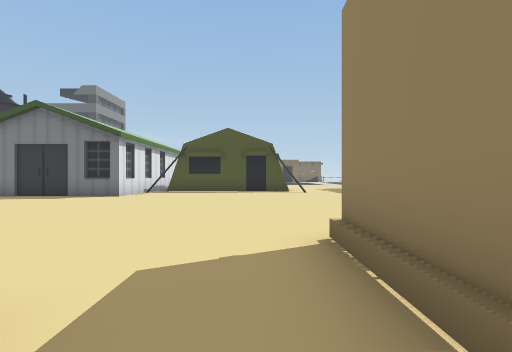
view 1 (above)

24 first-person views from a walk through a scene from a Unity 3-D project. The camera is 1.3 m above the floor, looks level and sees 80° across. The floor is counted in squares, 2 m on a side. Each view is taken from the middle of a square. On the plan, view 1 faces up. The plan holds only what a view shows up to about 10 squares ahead; the rest is blank. The place goes on beyond the plan.

view 2
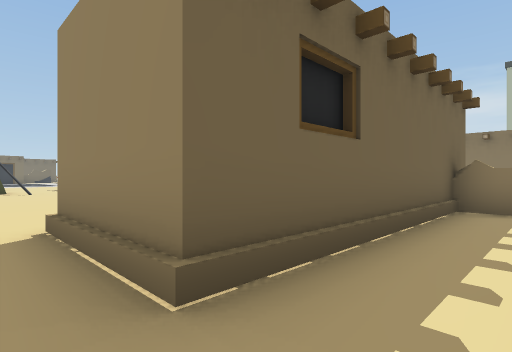

view 3
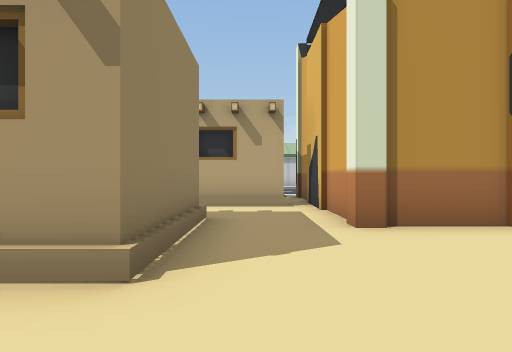

view 4
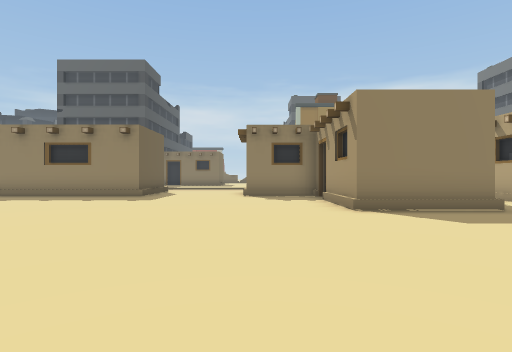

view 5
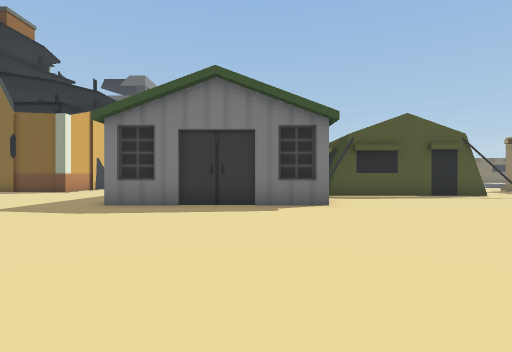

view 6
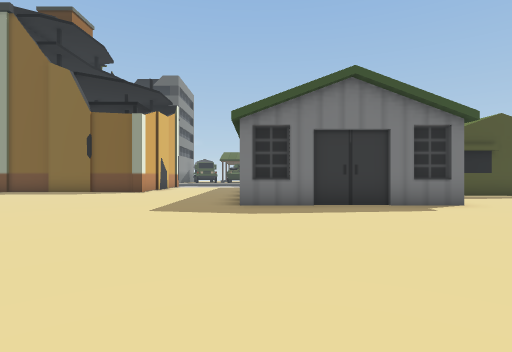

view 7
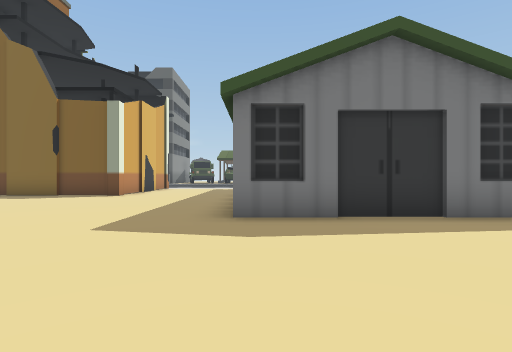

view 8
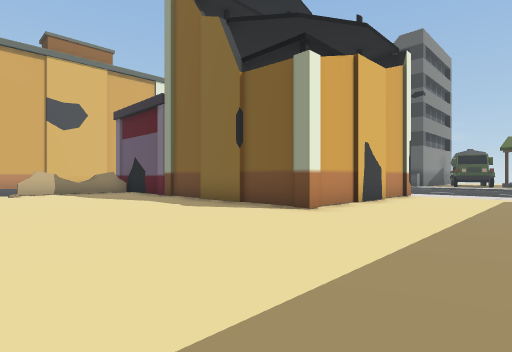

view 9
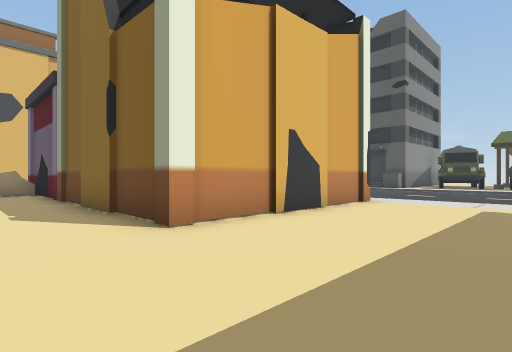

view 10
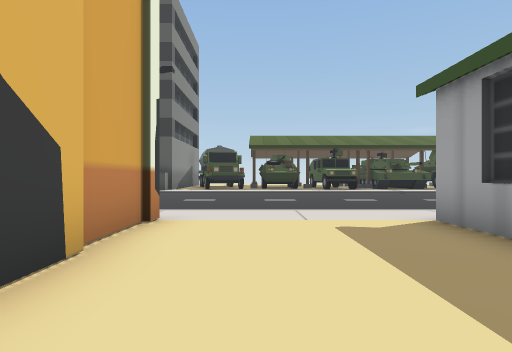

view 11
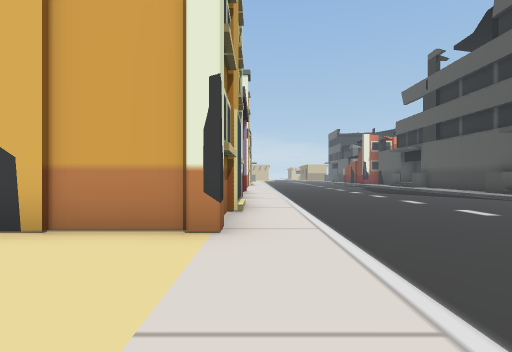

view 12
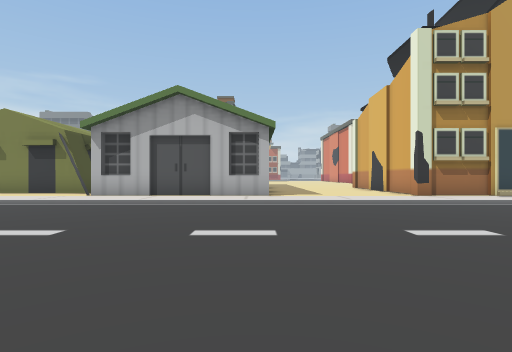

view 13
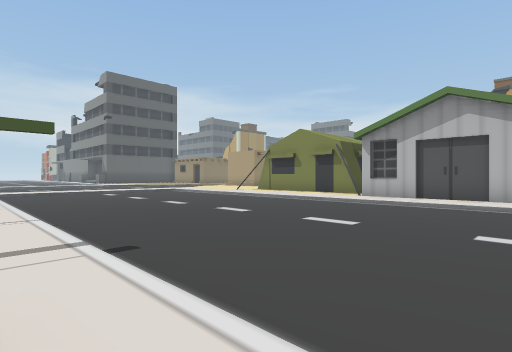

view 14
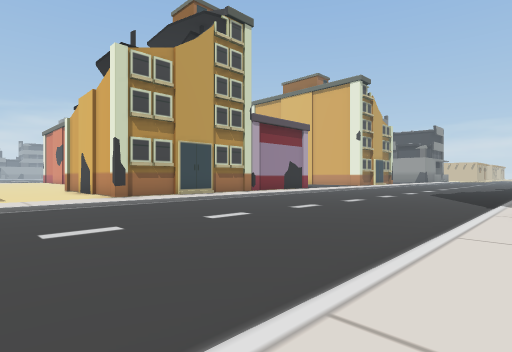

view 15
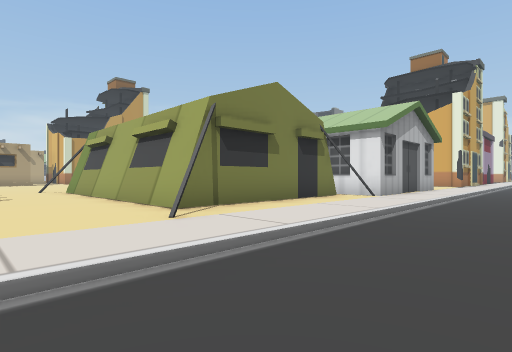

view 16
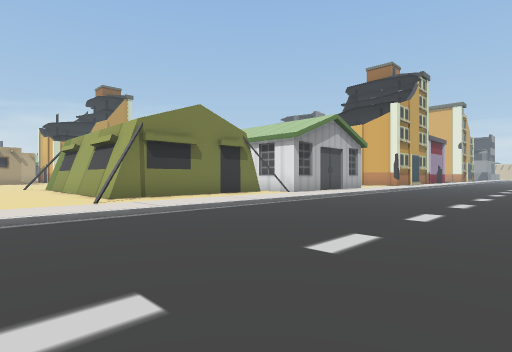

view 17
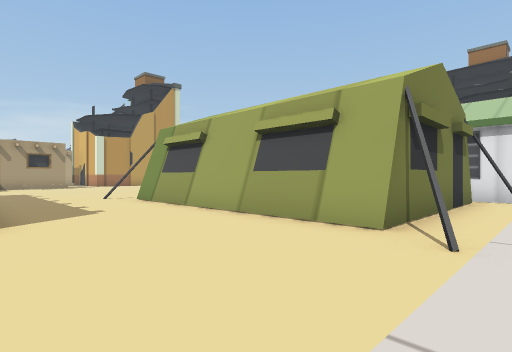

view 18
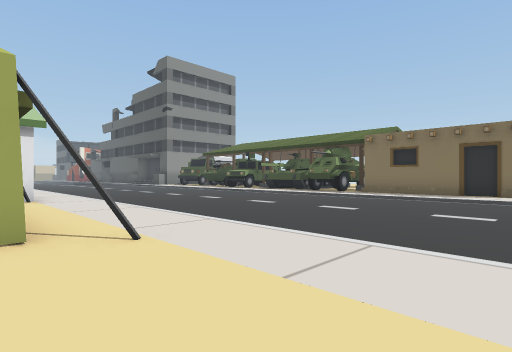

view 19
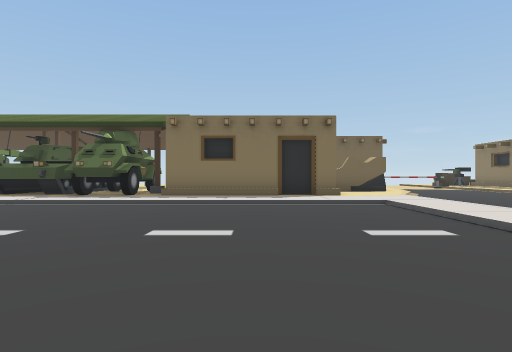

view 20
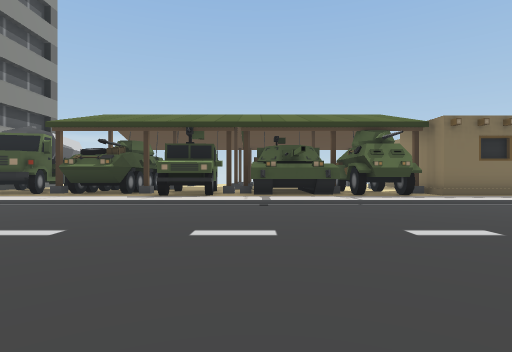

view 21
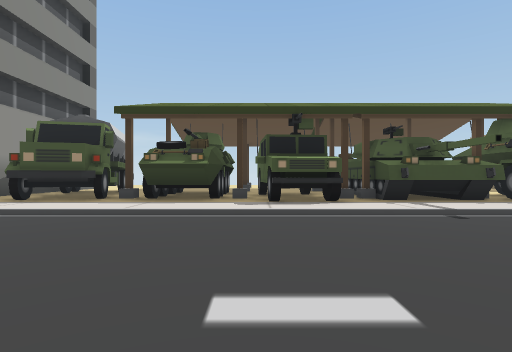

view 22
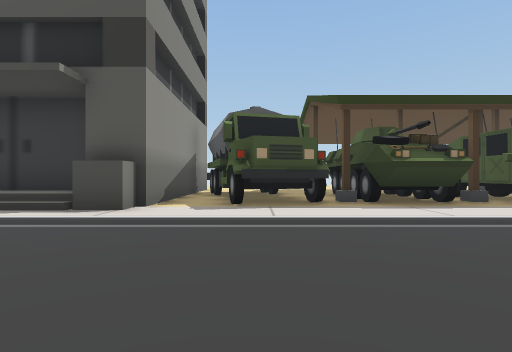

view 23
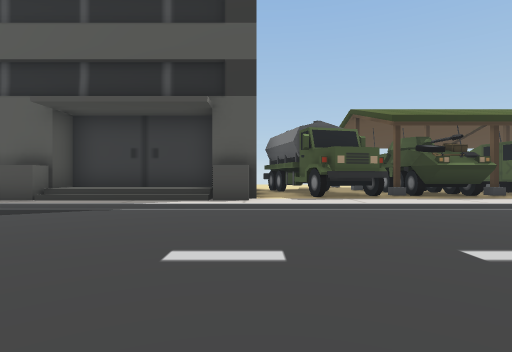

view 24
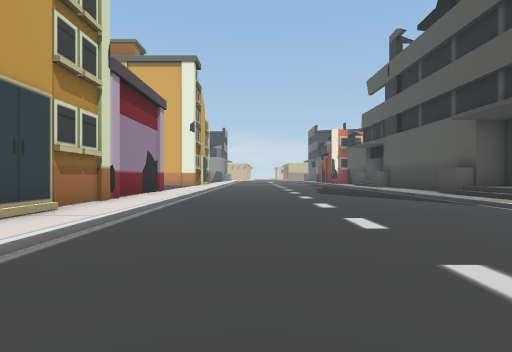

### Floor plan
Key: @ floor where view 1 was taken; # wall or solid block; . main floor; - floor 0.25 m lower than the main floor; : floor 0.5 m higher than the main floor; / step, stairs or slope; H hut; T truck; W wheel; O other object.
Columns run from 22 left of view 1 to 5 right of it. Each row starts with its distance up from view 1.
 35       #TT.
 34       #TT.W#O. .#
 33       #TTTO#OOO.###OO
 32  ######.TTW#WOO.###OO
 31 ##:::##.TT###OOO###OO######.
 30 ##///##.......O././.O.......
 29 ////////////////////////////
 28 ---------------------------/
 27 ---------------------------/
 26 ---------------------------/
 25 ---------------------------/
 24 ---------------------------/
 23 ---------------------------/
 22 ////////////////////////////
 21 .....//.....................
 20 #########....######....#....
 19         #....#    ######....
 18         #....          #....
 17         #....          #....
 16         #....          #...
 15 #########....          #...
 14 #............          #...
 13  ............     ######...#
 12 #............     #.....#..#
 11 .............     .........#
 10        ......#####.........#
  9         ...................#
  8          ...................
  7          ...................
  6           ..................
  5            ................#
  4             ...............#
  3              .  .  ....#####
  2                    ....##
  1                    ##..#####
  0                     #.@.....
 -1                     #.......
 -2                     #.## H
 -3                     #.

Where each view was taken, in squares from view 1:
view 1: 0 up, 0 right, facing up
view 2: 1 down, 0 right, facing up-right
view 3: 5 up, 0 right, facing down
view 4: 5 up, 5 left, facing right
view 5: 3 up, 6 left, facing up
view 6: 3 up, 9 left, facing up
view 7: 5 up, 9 left, facing up
view 8: 10 up, 10 left, facing up-left
view 9: 13 up, 10 left, facing up-left
view 10: 16 up, 12 left, facing up
view 11: 21 up, 10 left, facing left
view 12: 29 up, 9 left, facing down
view 13: 30 up, 9 left, facing down-right
view 14: 30 up, 10 left, facing down-left
view 15: 24 up, 4 right, facing down-left
view 16: 27 up, 4 right, facing down-left
view 17: 21 up, 5 right, facing down-left
view 18: 19 up, 5 right, facing up-left
view 19: 22 up, 2 right, facing up
view 20: 22 up, 6 left, facing up
view 21: 24 up, 9 left, facing up
view 22: 25 up, 14 left, facing up
view 23: 23 up, 16 left, facing up
view 24: 24 up, 12 left, facing left
